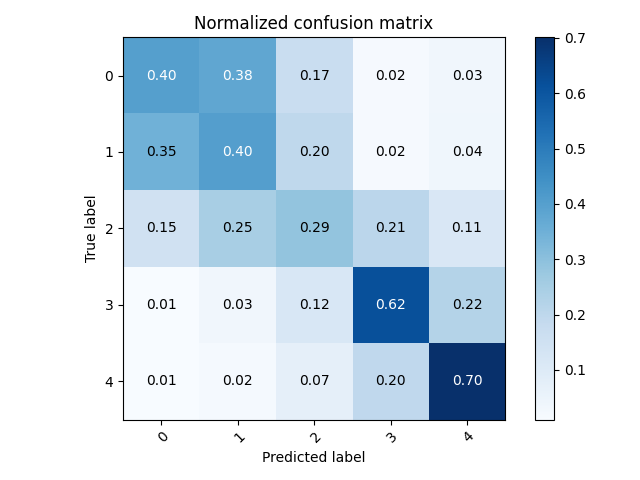
#> input picture src/clf_test.png, 640 x 480 px
$ python -i utils.py   (imports and definitions only)
#> lines starting #> are read from the running program, lines starting #| are printed output that depends on the picture
import numpy as np

from skimage.filters import gaussian#, threshold_mean
from skimage.color import rgb2gray, gray2rgb
from skimage.io import imread, imsave
from skimage.morphology import convex_hull_image
from skimage.transform import resize, rescale


def load_image(path):
    img = imread(path) / 255.0
    return img if img.shape[-1] == 3 else gray2rgb(img)


def get_mask(img, downscale_factor=0.25):
#> called with downscale_factor = 0.25
    gray = rgb2gray(img)
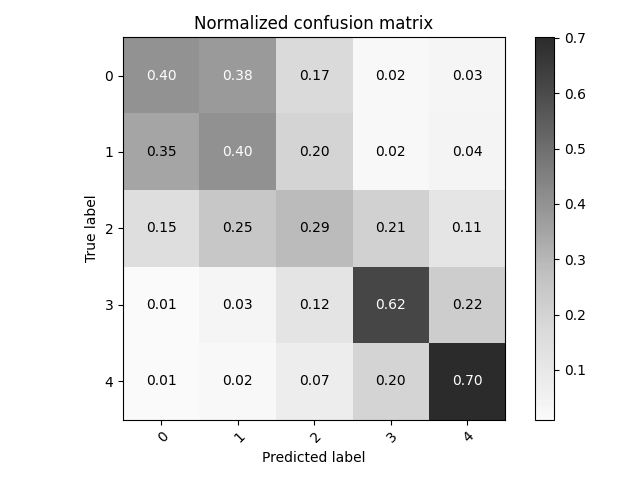
#> gray: shape (480, 640) float64; min 0, max 1, mean 0.875
    blurred = gaussian(rescale(gray, downscale_factor), sigma=2)
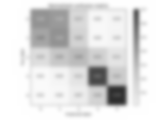
#> blurred: shape (120, 160) float64; min 0.181, max 1, mean 0.875
    # thresh = 0.05 # threshold_mean(blurred)
    thresh = min(blurred[2:5, 2:5].mean(), 0.05) * 1.5 # a sample of a background
#> thresh = 0.075
    return resize(convex_hull_image(blurred > thresh), gray.shape)
#> returned value: shape (480, 640) bool; every value is 1


# [43 lines left out: functions get_bbox, squarify, not called in this run]

>>> import cv2
>>> picture = cv2.cvtColor(cv2.imread('../src/clf_test.png'), cv2.COLOR_BGR2RGB)
>>> result = get_mask(picture)
